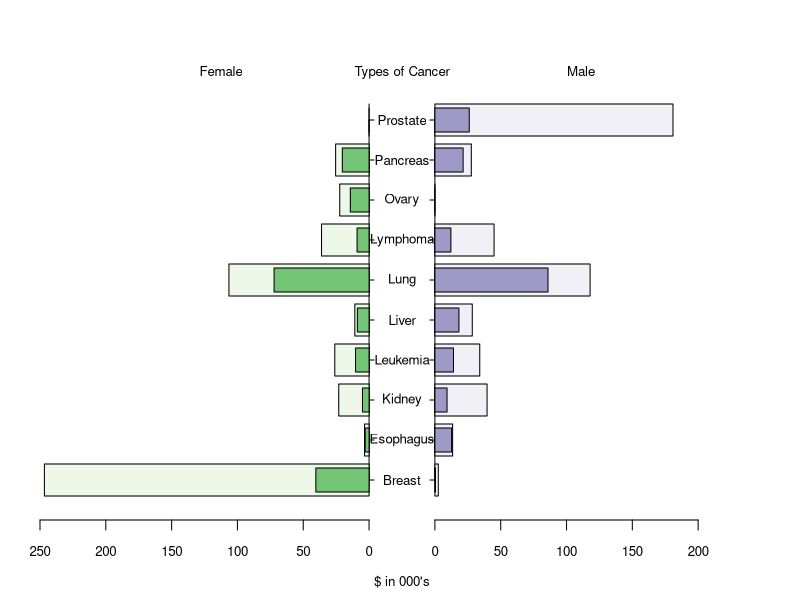

Reproduce this figure in R.
#install.packages(c("plotrix","tidyverse") #should be ran only once
library(plotrix)
library(tidyverse)

incidence= read.delim("incidence.txt" , stringsAsFactors = FALSE, na.strings = "n/a")
death=read.delim("death.txt",stringsAsFactors = FALSE, na.strings = "n/a")
incidence=incidence[,-2]
death= death[,-2]
incidence[is.na(incidence)]=0
death[is.na(death)]=0
colnames(incidence)= c("type","female","male")
colnames(death)= c("type","female","male")

data= inner_join(incidence, death, by=c("type"))
colnames(data)= c("type", "in.female","in.male","de.female","de.male")
data= mutate(data, in.f= in.female/1000,
             in.m = in.male/1000,
             d.f=de.female/1000,
             d.m= de.male/1000)

types= c("Breast","Esophagus","Kidney","Leukemia","Liver","Lung","Lymphoma","Ovary","Pancreas","Prostate")
pyramid.plot(data$in.f,data$in.m,
             laxlab= c(0,50,100,150,200,250),
             raxlab=c(0,50,100,150,200),
             top.labels=c("Female","Types of Cancer","Male"),labels=types,
             gap  =25, labelcex = .8, unit="$ in 000's",lxcol="#edf8e9", rxcol="#f2f0f7")

pyramid.plot(data$d.f,data$d.m,
             laxlab= c(0,50,100,150,200,250),
             raxlab=c(0,50,100,150,200),
             top.labels=c("Female","","Male"),labels=types,space= 0.4,
             gap  =25, labelcex = 1, unit="",lxcol="#74c476", rxcol="#9e9ac8", add=TRUE)

